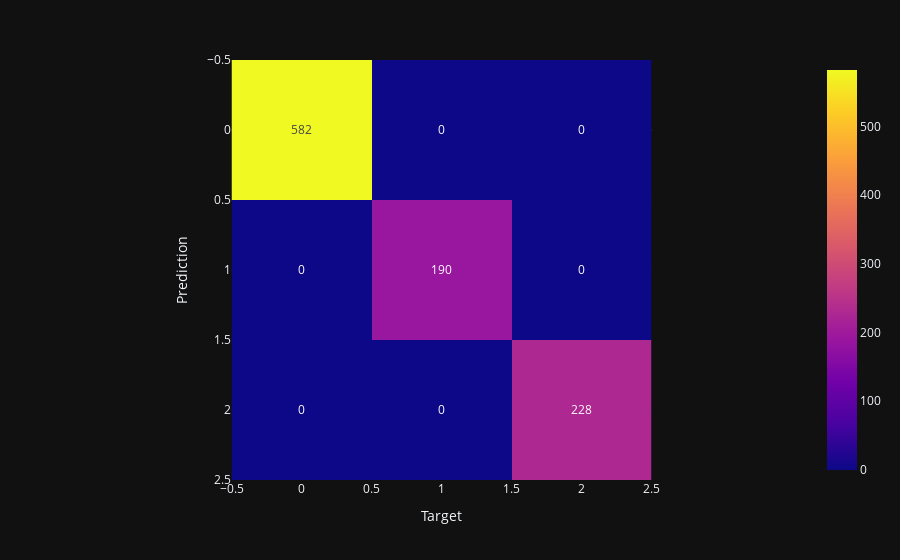

Write notebook code for a chart like this one.
### Code cell
@score_for('Random Forest', 'train')
@time_for('Random Forest', 'train')
def train_forest():
    return f1_score(forest_y_train, y_train, average='macro')

print(
    "F1-мера для тренировочных данных с помощью "
    "RandomForestClassifier:", train_forest(),
)
draw_conf_matrix(y_train, forest_y_train)

### Figure 1 — Plotly figure (JSON) as saved in the notebook; plotly's stock layout.template omitted (floating-point values rounded to 4 significant figures)
{"data": [{"coloraxis": "coloraxis", "hovertemplate": "x: %{x}<br>y: %{y}<br>color: %{z}<extra></extra>", "name": "0", "texttemplate": "%{z}", "type": "heatmap", "xaxis": "x", "yaxis": "y", "z": [[582, 0, 0], [0, 190, 0], [0, 0, 228]]}], "layout": {"coloraxis": {"colorscale": [[0, "#0d0887"], [0.1111, "#46039f"], [0.2222, "#7201a8"], [0.3333, "#9c179e"], [0.4444, "#bd3786"], [0.5556, "#d8576b"], [0.6667, "#ed7953"], [0.7778, "#fb9f3a"], [0.8889, "#fdca26"], [1, "#f0f921"]]}, "margin": {"t": 60}, "xaxis": {"anchor": "y", "constrain": "domain", "domain": [0, 1], "scaleanchor": "y", "title": {"text": "Target"}}, "yaxis": {"anchor": "x", "autorange": "reversed", "constrain": "domain", "domain": [0, 1], "title": {"text": "Prediction"}}}}
